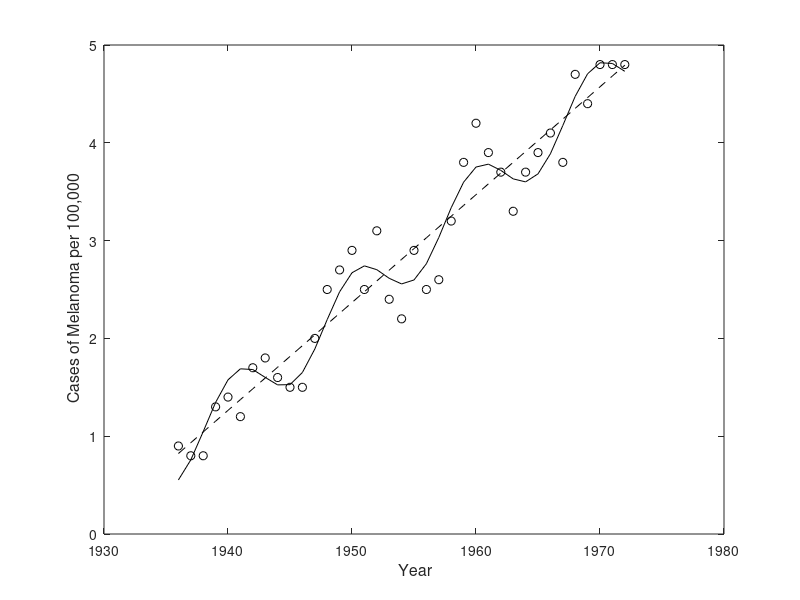
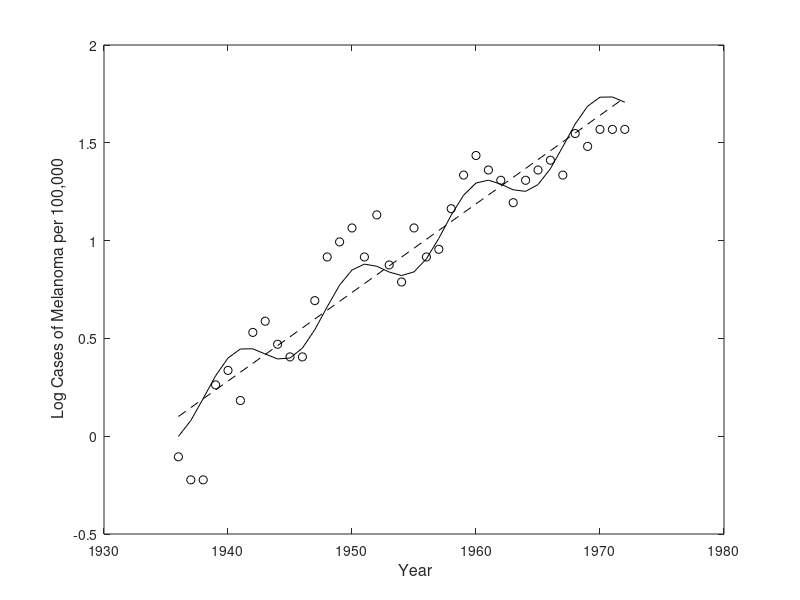

Write MATLAB code to recreate these figures, in order. (Note: this script raises an error after producing the figures.)
% Add paths to functional data functions and to the data

addpath ('c:\Program Files\matlab\fdaM')
addpath ('c:\Program Files\matlab\fdaM\examples\melanoma')

%  Last modified  26 July 2006

%  -----------------------------------------------------------------------
%                      Melanoma Incidence data
%  -----------------------------------------------------------------------

%  input the data  

tempmat = load('melanoma.dat');

year  = tempmat(:,2);
mela  = tempmat(:,3);
nyear = length(year);
rng   = [min(year),max(year)];

xmat1 = [ones(37,1),year];
coef1 = xmat1\mela;
melahat1 = xmat1*coef1;

plot(year, mela, 'o', year, melahat1, '--')

xmat2 = [ones(37,1),year,sin(0.65*year)];
coef2 = xmat2\mela;
melahat2 = xmat2*coef2;

plot(year, mela, 'ko', year, melahat1, 'k--', year, melahat2, 'k-')
xlabel('\fontsize{16} Year')
ylabel('\fontsize{16} Cases of Melanoma per 100,000')

print -dps2 'c:/MyFiles/P651/melanoma.ps'

lnmela = log(mela);

xmat1 = [ones(37,1),year];
coef1 = xmat1\lnmela;
lnmelahat1 = xmat1*coef1;
sse1 = sum((lnmela-lnmelahat1).^2);

plot(year, lnmela, 'o', year, lnmelahat1, '--')

xmat2 = [ones(37,1),year,sin(0.65*year)];
coef2 = xmat2\lnmela;
lnmelahat2 = xmat2*coef2;
sse2 = sum((lnmela-lnmelahat2).^2);

plot(year, lnmela, 'ko', year, lnmelahat1, 'k--', year, lnmelahat2, 'k-')
xlabel('\fontsize{16} Year')
ylabel('\fontsize{16} Log Cases of Melanoma per 100,000')

print -dps2 'c:/MyFiles/P651/melanoma.ps'

%  -----------------------------------------------------------------------
%             smooth data using B-splines
%  -----------------------------------------------------------------------

%  set up the basis with a knot at every year

knots    = year';
nbasis   = nyear + 4;
norder   = 6;
basisobj = create_bspline_basis(rng, nbasis, norder, knots);

%  smooth the data by penalizing the second derivative

Lfdobj = 2;
lambda = 1;
melafdPar = fdPar(basisobj, Lfdobj, lambda);

melafd = smooth_basis(year, mela, melafdPar);

%  plot the data and the smooth

subplot(1,1,1)
plotfit_fd(mela, year, melafd)

%  plot the residuals

plotfit_fd(mela, year, melafd, [], [], 1, 1)

%  set up operator to remove sinusoid plus trend

omega  = 0.65;
Lbasis = create_constant_basis(rng);
Lcoef  = [0, 0, omega^2, 0];
wfd          = fd(Lcoef, Lbasis);
wfdcell      = fd2cell(wfd);     % convert the FD object to a cell object
melaLfd      = Lfd(4, wfdcell);  %  define the operator object
lambda       = 1e-2;
melafdPar    = fdPar(basisobj, melaLfd, lambda);

%  smooth the data

melafd = smooth_basis(year, mela, melafdPar);

%  plot the results

plotfit_fd(mela, year, melafd)






